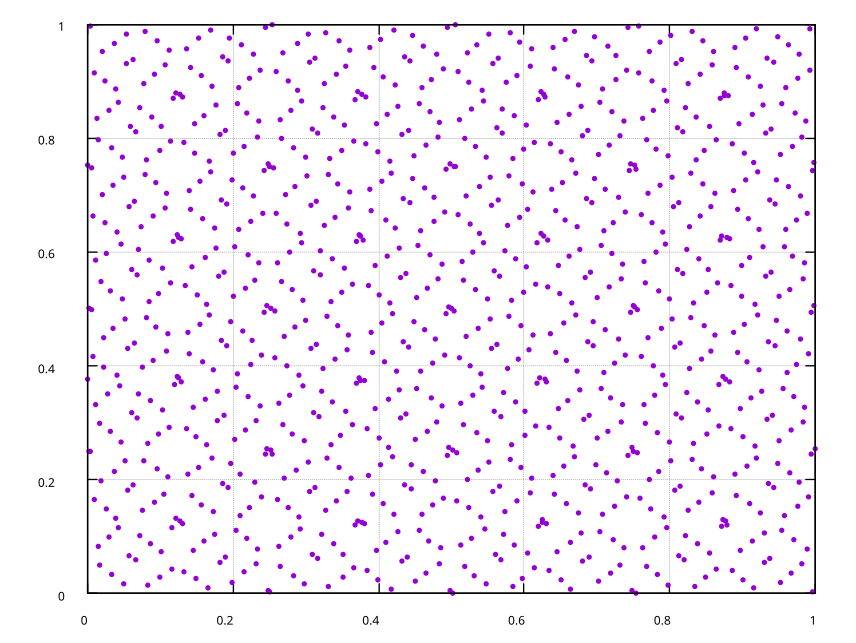

Write the gnuplot code that produced this figure.
#!/usr/bin/gnuplot

set term qt persist
set xrange [0:1]
set yrange [0:1]
set grid
plot '< examples/quasi-random.raku' title '' with points pointtype 7 pointsize .5
